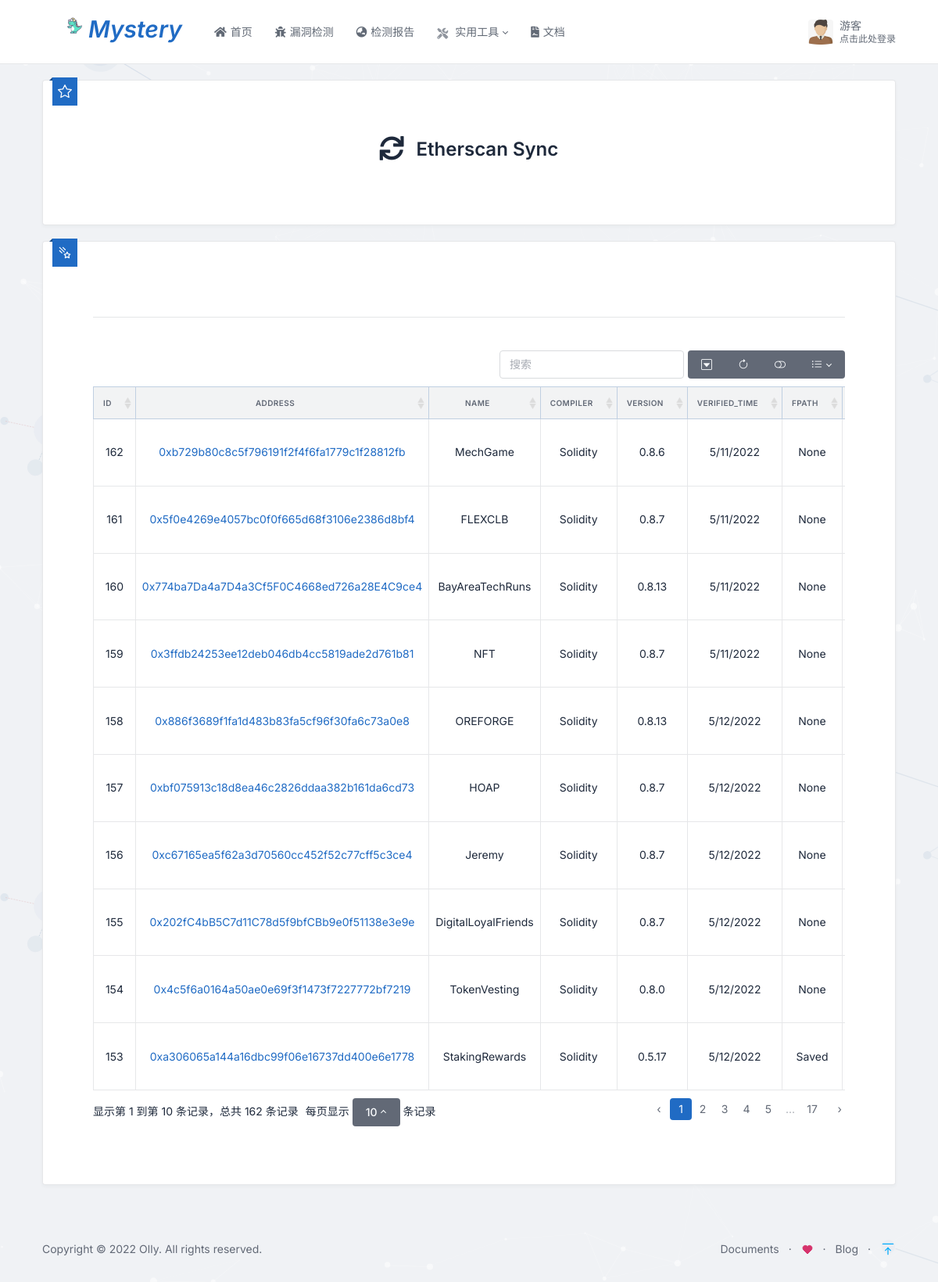
Screenshot of /etherscan/ with the database file from the repository.
### mytools/models.py (models this page shows)
class EtherVerified(models.Model):
    id = models.AutoField(primary_key=True)
    add = models.CharField(max_length=100, null=True, unique=True)
    name = models.CharField(max_length=100, null=True)
    compiler = models.CharField(max_length=100, null=True)
    version = models.CharField(max_length=100, null=True)
    verified_time = models.CharField(max_length=20, null=True)
    url = models.CharField(max_length=100, null=True)
    fpath = models.CharField(max_length=100, null=True)
    status = models.CharField(max_length=100, null=True)
    result = models.TextField(blank=True, null=True)
    runtime = models.TextField(blank=True, null=True)
    cfg = models.CharField(max_length=100, null=True)
    check_time = models.CharField(max_length=100, null=True, unique=True)

### mytools/views.py (the view)
# urls.py: path('etherscan/', views.etherscansync, name='etherscan'),
def etherscansync(request):
    count = 0
    s_list = []
    ether_datas = EtherVerified.objects.all()[::-1]
    for etherlistware in ether_datas:
        ether_data = {
            'id': etherlistware.id,
            'add': etherlistware.add,
            'name': etherlistware.name,
            'compiler': etherlistware.compiler,
            'version': etherlistware.version,
            'verified_time': etherlistware.verified_time,
            'url': etherlistware.url,
            'fpath': etherlistware.fpath,
            'status': etherlistware.status
        }
        s_list.append(ether_data)
        count += 1
    data = s_list
    return render(request, "etherscan.html", {"data": data})

### mytools/templates/etherscan.html (shortened to what this page needs)
<!doctype html>
{% extends 'layout/base.html' %}
{% load static %}
{% block css %}
    <link rel="stylesheet" href="{% static 'plugins/bootstrap-table/bootstrap-table.min.css' %}">
    <link rel="stylesheet" href="https://cdn.jsdelivr.net/npm/bootstrap-icons@1.8.1/font/bootstrap-icons.css">
{% endblock %}
{% block contents %}
    <div class="container-xl ">
        <div class="card card-lg ">
            <div class="card-body">
                <div class="ribbon ribbon-top ribbon-start">
                </div>
                <div class="d-flex flex-row justify-content-center" >
                    <div class="p-2"><i class="fa fa-sync" style="zoom: 2.2;"></i></div>
                    <div class="p-2"><h1> Etherscan Sync </h1></div>
                    <br>
                </div>
            </div>
        </div>
    </div>
    <div class="container-xl">
        <div class="card card-lg">
            <div class="card-body">
                <div class="ribbon ribbon-top ribbon-start">
                </div>
                <hr class="hr-text">
                <div class="table-responsive" id="refresh">
                    <table class="table text-center" id="table"
                           data-toggle="table"
                           data-show-export="true"
                           data-click-to-select="true"
                           data-toolbar="#toolbar"
                           data-search="true"
                           data-show-refresh="true"
                           data-auto-refresh="true"
                           data-show-toggle="true"
                           data-show-columns="true"
                           data-show-columns-toggle-all="true"
                           data-minimum-count-columns="2"
                           data-show-pagination-switch="true"
                           data-pagination="true"
                           data-id-field="id"
                           data-page-list="[10, 25, 50, 100, all]"
                           data-response-handler="responseHandler">
                        <thead class="table-primary">
                        <tr>
                            <th data-sortable="true" data-field="id">ID</th>
                            <th data-sortable="true" data-field="add">Address</th>
                            <th data-sortable="true" data-field="name">Name</th>
                            <th data-sortable="true" data-field="compiler">Compiler</th>
                            <th data-sortable="true" data-field="version">Version</th>
                            <th data-sortable="true" data-field="verified_time">verified_time</th>
                            <th data-sortable="true" data-field="fpath">fpath</th>
                        </tr>
                        </thead>
                        <tbody>
                        {% for i in data %}
                            <tr>
                                <td>{{ i.id }}</td>
                                <td>
                                    <a href="https://etherscan.io/address/{{ i.add }}#code"
                                       target="_blank">{{ i.add }}</a>
                                </td>
                                <td>{{ i.name }}</td>
                                <td>{{ i.compiler }}</td>
                                <td>{{ i.version }}</td>
                                <td>{{ i.verified_time }}</td>
                                {% if not i.fpath %}
                                    <td>
                                        None
                                    </td>
                                {% else %}
                                    <td>
                                        Saved
                                    </td>
                                {% endif %}
                                <td>
                                </td>
                            </tr>
                        {% endfor %}
                        </tbody>
                    </table>
                </div>
            </div>
        </div>
    </div>
{% endblock %}

### mystm/templates/layout/base.html (shortened to what this page needs)
<!doctype html>
{% load static %}
<html lang="zh-CN">
<head>
    <link href="{% static '/plugins/tabler/css/tabler.min.css' %}" rel="stylesheet"/>
    <link href="{% static '/plugins/tabler/css/tabler-flags.min.css' %}" rel="stylesheet"/>
    <link href="{% static '/plugins/tabler/css/tabler-payments.min.css' %}" rel="stylesheet"/>
    <link href="{% static '/plugins/tabler/css/tabler-vendors.min.css' %}" rel="stylesheet"/>
    <link href="{% static '/plugins/tabler/css/demo.min.css' %}" rel="stylesheet"/>
    <link rel="stylesheet" href="{% static '/css/fontawesome.css' %}">
    {% block css %}{% endblock %}
</head>
<body class="antialiased " style="background-color: #f0f2f5;">
<div class="page" style="background-image: url({% static 'img/bg.svg' %})">
    {% include 'layout/header.html' %}
    <div class="content">
        {% block contents %}{% endblock %}
    </div>
    {% include 'layout/footer.html' %}
</div>
<div id="particles-js"></div>
</body>
</html>

### mystm/templates/layout/header.html (shortened to what this page needs)
{% load static %}
<header class="navbar navbar-expand-md navbar-light">
    <div class="container-xl">
        <nav class="navbar inverted ">
            <div class="container-fluid">
                <div class="navbar-header">
                    <a class="navbar-brand" href="{% url 'home' %}">
                        <img alt="Brand" style="margin-bottom: auto;" height="35px" width="35px"
                             src="{% static '/img/favicon.png' %}"><strong>
                        <h2 style="color: #206bc4; font-size: 30px; "><i>Mystery</i></h2></strong>
                    </a>
                </div>
            </div>
        </nav>
        <div class="navbar-nav flex-row order-md-last">
            <div class="nav-item dropdown ">
              <a href="#" class="nav-link d-flex lh-1 text-reset p-0" data-bs-toggle="dropdown" aria-label="Open user menu">
                  {% if user.is_authenticated %}
                        <span class="avatar avatar-sm" style="background-image: url({% static 'img/jj.png' %})"></span>
                        <div class="d-none d-xl-block ps-2">
                          <div>{{ user.username }}</div>
                          <div class="mt-1 small text-muted">Researcher</div>
                        </div>
                      </a>
                      <div class="dropdown-menu dropdown-menu-end dropdown-menu-arrow">
                        <a href="#" class="dropdown-item"><i class="fas fa-cogs" style="zoom: 1.0;padding: 5px;"></i>设置</a>
                        <a href="{% url 'login_out' %}" class="dropdown-item"><i class="fas fa-sign-out-alt" style="zoom: 1.0;padding: 5px;"></i>注销</a>
                      </div>
                  {% else %}
                        <span class="avatar avatar-sm" style="background-image: url({% static 'img/user.jfif' %})"></span>
                        <div class="d-none d-xl-block ps-2">
                          <div>游客</div>
                          <div class="mt-1 small text-muted">点击此处登录</div>
                        </div>
                      </a>
                    {% endif %}
            </div>
        </div>
        <div class="collapse navbar-collapse" id="navbar-menu">
            <div class="d-flex flex-column flex-md-row flex-fill align-items-stretch align-items-md-center">
                <ul class="navbar-nav">
                    <li class="nav-item ">
                        <a class="nav-link" href="{% url 'index' %}">
                            <span class="d-md-none d-lg-inline-block"><i class="fas fa-home"
                                                                         style="zoom: 1.0;padding: 5px;"></i></span>
                            <span class="nav-link-title">首页</span>
                        </a>
                    </li>
                    <li class="nav-item">
                        <a class="nav-link " href="{% url 'vulscan' %}">
                            <span class="d-md-none d-lg-inline-block"><i class="fa fa-bug"
                                                                         style="zoom: 1.0;padding: 5px;"></i></span>
                            <span class="nav-link-title">漏洞检测</span>
                        </a>
                    </li>
                    <li class="nav-item">
                        <a class="nav-link " href="{% url 'vulreport' %}">
                            <span class="d-md-none d-lg-inline-block"><i class="fa fa-globe-asia"
                                                                         style="zoom: 1.0;padding: 5px;"></i></span>
                            <span class="nav-link-title">检测报告</span>
                        </a>
                    </li>
                    <li class="nav-item dropdown">
                        <a class="nav-link dropdown-toggle" href="#" data-bs-toggle="dropdown"
                           data-bs-auto-close="outside" role="button" aria-expanded="false">
                    <span class="nav-link-icon d-md-none d-lg-inline-block">
                        <i class="fas fa-tools"
                           style="zoom: 1.0;padding: 5px;"></i>
                    </span>
                            <span class="nav-link-title">
                      实用工具
                    </span>
                        </a>
                    </li>
                    <li class="nav-item">
                        <a class="nav-link" href="{% url 'docs' %}">
                            <span class="d-md-none d-lg-inline-block"><i class="fas fa-file-contract"
                                                                         style="zoom: 1.0;padding: 5px;"></i></span>
                            <span class="nav-link-title">文档</span>
                        </a>
                    </li>
                </ul>
            </div>
        </div>
    </div>
</header>

### mystm/templates/layout/footer.html (shortened to what this page needs)
{% load static %}
<footer class="footer footer-transparent d-print-none">
    <div class="container">
        <div class="row text-center align-items-center flex-row-reverse">
            <div class="col-lg-auto ms-lg-auto">
                <ul class="list-inline list-inline-dots mb-0">
                    <li class="list-inline-item"><a href="{% url 'docs' %}" class="link-secondary">Documents</a>
                    </li>
                    <li class="list-inline-item"><a href="https://github.com/ollyhsu" class="link-secondary">
                    </a></li>
                    <li class="list-inline-item"><a href="https://www.ollyhsu.com" target="_blank"
                                                    class="link-secondary">Blog</a></li>
                    <li class="list-inline-item scroll_top">
                        <span class="form-help-lg" data-trigger="hover" data-container="body" data-toggle="popover"
                              data-placement="right" data-html="true" data-content="<p>回到顶部</p>">
                        </span>
                    </li>
                </ul>
            </div>
            <div class="col-12 col-lg-auto mt-3 mt-lg-0">
                <ul class="list-inline list-inline-dots mb-0">
                    <li class="list-inline-item">
                        Copyright &copy; 2022
                        <a href="https://ollyhsu.com" class="link-secondary">Olly</a>.
                        All rights reserved.
                    </li>
                </ul>
            </div>
        </div>
    </div>
</footer>

### mytools/templates/etherscan.html (style rules this page uses)
.content { padding-top: 1.25rem; padding-bottom: 1.25rem; flex: 1; display: flex; flex-direction: column; }
.card { margin-bottom: 1.25rem; }

### mystm/templates/layout/base.html (style rules this page uses)
#particles-js { position: fixed; top: 0px; left: 0px; right: 0px; bottom: 0px; z-index: -1; }

### rows the page displays
EtherVerified: add "0xb729b80c8c5f796191f2f4f6fa1779c1f28812fb", name "MechGame", compiler "Solidity", version "0.8.6", verified_time "5/11/2022"
EtherVerified: add "0x5f0e4269e4057bc0f0f665d68f3106e2386d8bf4", name "FLEXCLB", compiler "Solidity", version "0.8.7", verified_time "5/11/2022"
EtherVerified: add "0x774ba7Da4a7D4a3Cf5F0C4668ed726a28E4C9ce4", name "BayAreaTechRuns", compiler "Solidity", version "0.8.13", verified_time "5/11/2022"
EtherVerified: add "0x3ffdb24253ee12deb046db4cc5819ade2d761b81", name "NFT", compiler "Solidity", version "0.8.7", verified_time "5/11/2022"
EtherVerified: add "0x886f3689f1fa1d483b83fa5cf96f30fa6c73a0e8", name "OREFORGE", compiler "Solidity", version "0.8.13", verified_time "5/12/2022"
EtherVerified: add "0xbf075913c18d8ea46c2826ddaa382b161da6cd73", name "HOAP", compiler "Solidity", version "0.8.7", verified_time "5/12/2022"
EtherVerified: add "0xc67165ea5f62a3d70560cc452f52c77cff5c3ce4", name "Jeremy", compiler "Solidity", version "0.8.7", verified_time "5/12/2022"
EtherVerified: add "0x202fC4bB5C7d11C78d5f9bfCBb9e0f51138e3e9e", name "DigitalLoyalFriends", compiler "Solidity", version "0.8.7", verified_time "5/12/2022"
EtherVerified: add "0x4c5f6a0164a50ae0e69f3f1473f7227772bf7219", name "TokenVesting", compiler "Solidity", version "0.8.0", verified_time "5/12/2022"
EtherVerified: add "0xa306065a144a16dbc99f06e16737dd400e6e1778", name "StakingRewards", compiler "Solidity", version "0.5.17", verified_time "5/12/2022"

### other values shown
{{ i.id }} "162" "161" "160" "159" "158" "157" "156" "155" "154" "153"
